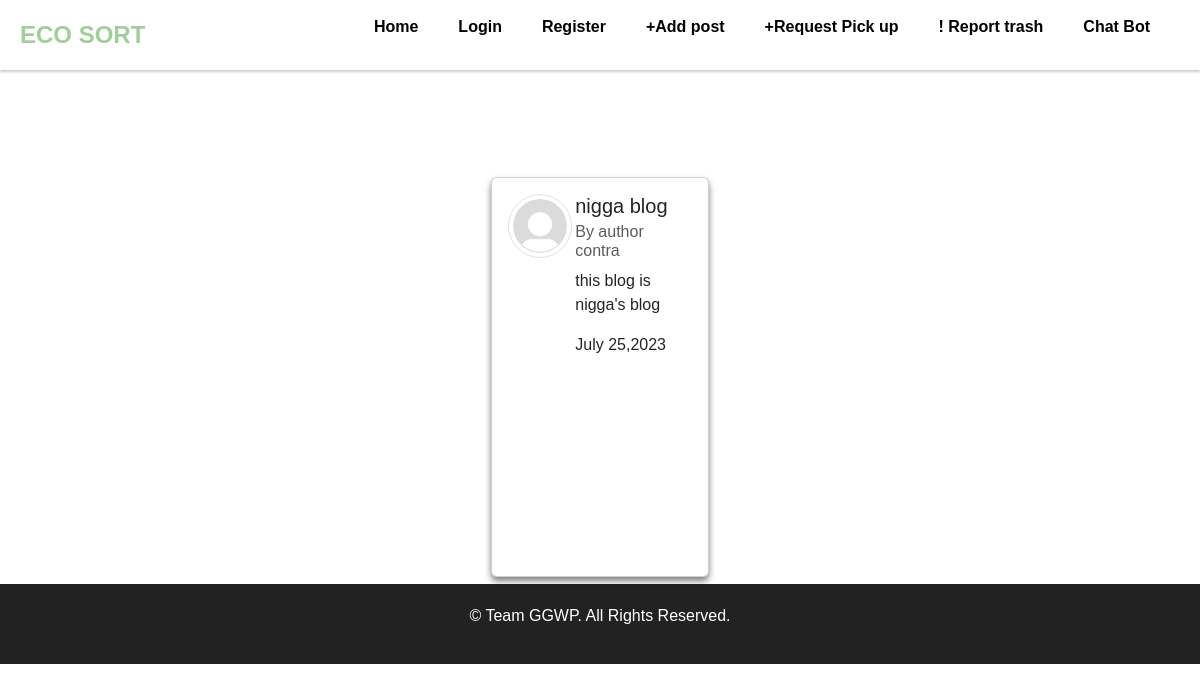
The app's page /post/7/, older data.
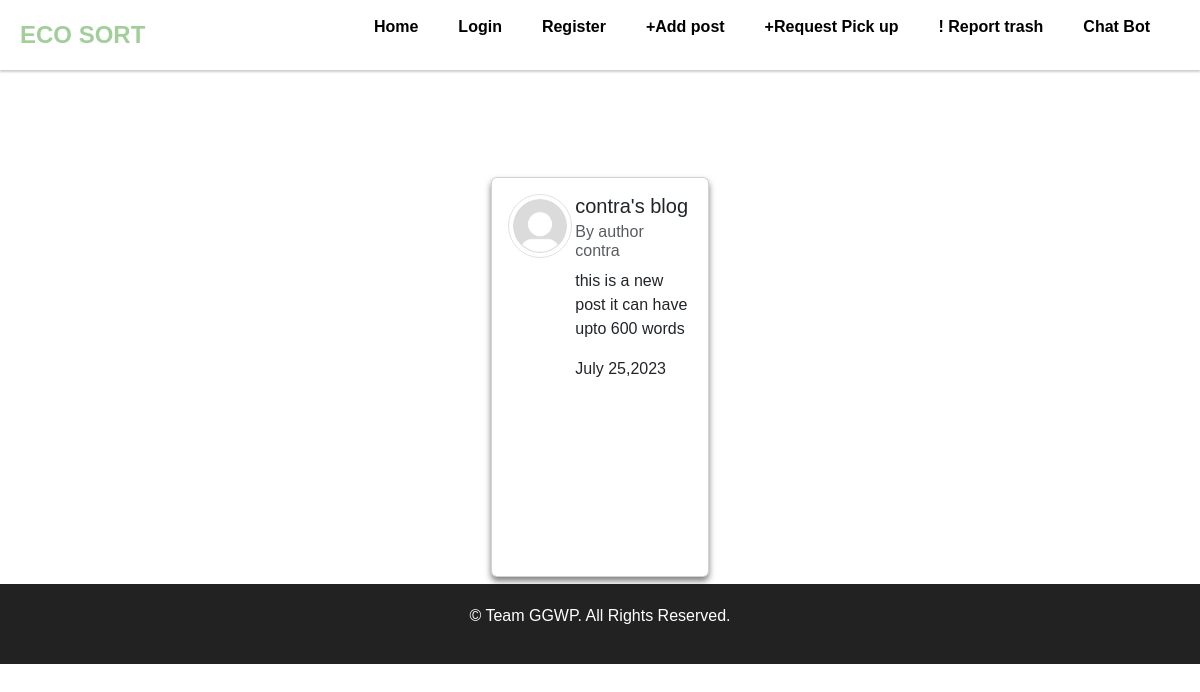
The same page, newer data.
### blog/models.py (models this page shows, shortened)
class post(models.Model):
    title = models.CharField(max_length=50)
    content =models.CharField(max_length=700)
    author = models.ForeignKey(User , on_delete=models.CASCADE)
    date = models.DateTimeField(default= timezone.now)

### users/models.py (models this page shows, shortened)
class Profile (models.Model):
    user=models.OneToOneField(User, on_delete=models.CASCADE)
    image = models.ImageField(default ='default.jpg', upload_to='profile_pics')

### blog/views.py (the view)
# urls.py: path("post/<int:pk>/", PostDetailView.as_view(), name="post-detail"),
class PostDetailView(DetailView):
    model = post
    template_name ='post_detail.html'

### templates/post_detail.html (shortened to what this page needs)
{% extends 'index.html' %}
{% block body %}
<div style="display: flex;flex-direction: column;  ;">
<div class="c" style="display:flex;flex-direction:column ;align-items:center;justify-content: center; align-items:center; margin: 2.5%; ">
    <div class="card" style="max-width:80% ; display:flex;">
      <div class="card-body" style="display:flex">
        <img class="rounded-circle img-thumbnail" style="height:64px; width:64px"src="{{object.author.profile.image.url}}">
        <div style="display: flex; flex-direction: column; margin-left: 2%;">
        <h5 class="card-title">{{object.title}}</h5>
        <h6 class="card-subtitle mb-2 text-body-secondary">By author {{object.author}}</h6>
        <p class="card-text">{{object.content}}</p>
        <p class="">{{object.date|date:"F d,Y"}}</p>
      </div>
      </div>
    </div>
  </div>
{% endblock body %}

Row changes from the older to the newer data that the page shows:
changed post "contra": title "nigga blog" → "contra's blog"; content "this blog is nigga's blog" → "this is a new post it can have upto 600 words"
